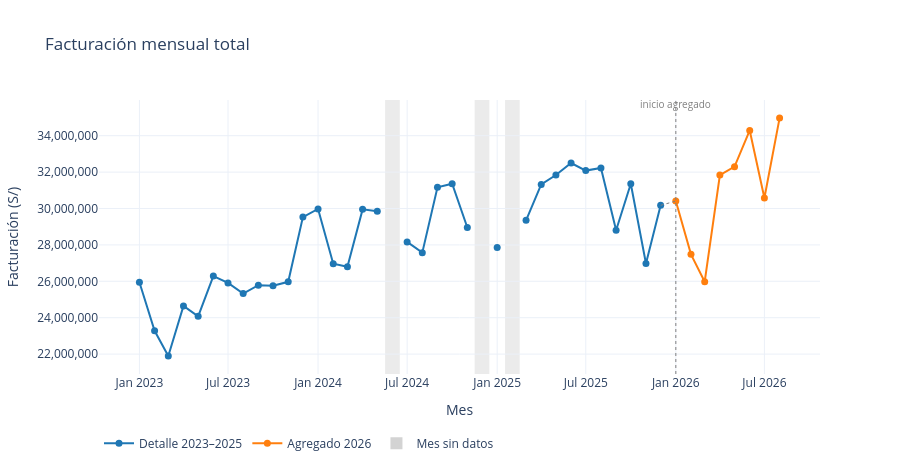

Here is the notebook cell this chart was saved with:
### Code cell
serie_mensual("fact", "Facturación mensual total", "Facturación (S/)", "Facturación S/").show()

### Figure 1 — Plotly figure (JSON) as saved in the notebook; plotly's stock layout.template omitted (floating-point values rounded to 4 significant figures)
{"data": [{"connectgaps": false, "hoverinfo": "text", "hovertext": ["<b>2023-01</b> (detalle)<br>Facturación S/: 25,946,259<br>Suministros: 336,736<br>Var. mensual: s/d<br>Var. interanual: s/d", "<b>2023-02</b> (detalle)<br>Facturación S/: 23,283,496<br>Suministros: 336,784<br>Var. mensual: -10.3%<br>Var. interanual: s/d", "<b>2023-03</b> (detalle)<br>Facturación S/: 21,899,917<br>Suministros: 336,988<br>Var. mensual: -5.9%<br>Var. interanual: s/d", "<b>2023-04</b> (detalle)<br>Facturación S/: 24,646,506<br>Suministros: 337,450<br>Var. mensual: +12.5%<br>Var. interanual: s/d", "<b>2023-05</b> (detalle)<br>Facturación S/: 24,075,024<br>Suministros: 338,474<br>Var. mensual: -2.3%<br>Var. interanual: s/d", "<b>2023-06</b> (detalle)<br>Facturación S/: 26,287,283<br>Suministros: 339,871<br>Var. mensual: +9.2%<br>Var. interanual: s/d", "<b>2023-07</b> (detalle)<br>Facturación S/: 25,913,692<br>Suministros: 340,633<br>Var. mensual: -1.4%<br>Var. interanual: s/d", "<b>2023-08</b> (detalle)<br>Facturación S/: 25,327,934<br>Suministros: 341,198<br>Var. mensual: -2.3%<br>Var. interanual: s/d", "<b>2023-09</b> (detalle)<br>Facturación S/: 25,786,761<br>Suministros: 341,642<br>Var. mensual: +1.8%<br>Var. interanual: s/d", "<b>2023-10</b> (detalle)<br>Facturación S/: 25,752,567<br>Suministros: 342,269<br>Var. mensual: -0.1%<br>Var. interanual: s/d", "<b>2023-11</b> (detalle)<br>Facturación S/: 25,971,815<br>Suministros: 342,839<br>Var. mensual: +0.9%<br>Var. interanual: s/d", "<b>2023-12</b> (detalle)<br>Facturación S/: 29,530,142<br>Suministros: 343,082<br>Var. mensual: +13.7%<br>Var. interanual: s/d", "<b>2024-01</b> (detalle)<br>Facturación S/: 29,973,392<br>Suministros: 343,447<br>Var. mensual: +1.5%<br>Var. interanual: +15.5%", "<b>2024-02</b> (detalle)<br>Facturación S/: 26,969,061<br>Suministros: 344,103<br>Var. mensual: -10.0%<br>Var. interanual: +15.8%", "<b>2024-03</b> (detalle)<br>Facturación S/: 26,801,228<br>Suministros: 344,496<br>Var. mensual: -0.6%<br>Var. interanual: +22.4%", "<b>2024-04</b> (detalle)<br>Facturación S/: 29,952,584<br>Suministros: 345,299<br>Var. mensual: +11.8%<br>Var. interanual: +21.5%", "<b>2024-05</b> (detalle)<br>Facturación S/: 29,847,298<br>Suministros: 345,207<br>Var. mensual: -0.4%<br>Var. interanual: +24.0%", "2024-06<br>SIN DATOS", "<b>2024-07</b> (detalle)<br>Facturación S/: 28,164,875<br>Suministros: 346,144<br>Var. mensual: s/d<br>Var. interanual: +8.7%", "<b>2024-08</b> (detalle)<br>Facturación S/: 27,575,257<br>Suministros: 346,807<br>Var. mensual: -2.1%<br>Var. interanual: +8.9%", "<b>2024-09</b> (detalle)<br>Facturación S/: 31,169,010<br>Suministros: 349,490<br>Var. mensual: +13.0%<br>Var. interanual: +20.9%", "<b>2024-10</b> (detalle)<br>Facturación S/: 31,363,788<br>Suministros: 349,593<br>Var. mensual: +0.6%<br>Var. interanual: +21.8%", "<b>2024-11</b> (detalle)<br>Facturación S/: 28,956,627<br>Suministros: 349,854<br>Var. mensual: -7.7%<br>Var. interanual: +11.5%", "2024-12<br>SIN DATOS", "<b>2025-01</b> (detalle)<br>Facturación S/: 27,861,308<br>Suministros: 350,349<br>Var. mensual: s/d<br>Var. interanual: -7.0%", "2025-02<br>SIN DATOS", "<b>2025-03</b> (detalle)<br>Facturación S/: 29,349,038<br>Suministros: 351,342<br>Var. mensual: s/d<br>Var. interanual: +9.5%", "<b>2025-04</b> (detalle)<br>Facturación S/: 31,320,697<br>Suministros: 352,301<br>Var. mensual: +6.7%<br>Var. interanual: +4.6%", "<b>2025-05</b> (detalle)<br>Facturación S/: 31,838,474<br>Suministros: 353,204<br>Var. mensual: +1.7%<br>Var. interanual: +6.7%", "<b>2025-06</b> (detalle)<br>Facturación S/: 32,498,674<br>Suministros: 353,523<br>Var. mensual: +2.1%<br>Var. interanual: s/d", "<b>2025-07</b> (detalle)<br>Facturación S/: 32,083,260<br>Suministros: 354,038<br>Var. mensual: -1.3%<br>Var. interanual: +13.9%", "<b>2025-08</b> (detalle)<br>Facturación S/: 32,228,391<br>Suministros: 354,237<br>Var. mensual: +0.5%<br>Var. interanual: +16.9%", "<b>2025-09</b> (detalle)<br>Facturación S/: 28,804,238<br>Suministros: 355,145<br>Var. mensual: -10.6%<br>Var. interanual: -7.6%", "<b>2025-10</b> (detalle)<br>Facturación S/: 31,356,974<br>Suministros: 355,536<br>Var. mensual: +8.9%<br>Var. interanual: -0.0%", "<b>2025-11</b> (detalle)<br>Facturación S/: 26,975,505<br>Suministros: 355,637<br>Var. mensual: -14.0%<br>Var. interanual: -6.8%", "<b>2025-12</b> (detalle)<br>Facturación S/: 30,175,564<br>Suministros: 355,035<br>Var. mensual: +11.9%<br>Var. interanual: s/d", "<b>2026-01</b> (agregado)<br>Facturación S/: 30,408,007<br>Suministros: 355,341<br>Var. mensual: +0.8%<br>Var. interanual: +9.1%", "<b>2026-02</b> (agregado)<br>Facturación S/: 27,480,443<br>Suministros: 356,488<br>Var. mensual: -9.6%<br>Var. interanual: s/d", "<b>2026-03</b> (agregado)<br>Facturación S/: 25,977,439<br>Suministros: 357,497<br>Var. mensual: -5.5%<br>Var. interanual: -11.5%", "<b>2026-04</b> (agregado)<br>Facturación S/: 31,838,625<br>Suministros: 360,602<br>Var. mensual: +22.6%<br>Var. interanual: +1.7%", "<b>2026-05</b> (agregado)<br>Facturación S/: 32,298,954<br>Suministros: 364,219<br>Var. mensual: +1.4%<br>Var. interanual: +1.4%", "<b>2026-06</b> (agregado)<br>Facturación S/: 34,289,339<br>Suministros: 364,911<br>Var. mensual: +6.2%<br>Var. interanual: +5.5%", "<b>2026-07</b> (agregado)<br>Facturación S/: 30,580,035<br>Suministros: 365,881<br>Var. mensual: -10.8%<br>Var. interanual: -4.7%", "<b>2026-08</b> (agregado)<br>Facturación S/: 34,968,838<br>Suministros: 366,818<br>Var. mensual: +14.4%<br>Var. interanual: +8.5%"], "line": {"color": "#1f77b4", "width": 2}, "marker": {"size": 7}, "mode": "lines+markers", "name": "Detalle 2023–2025", "type": "scatter", "x": ["2023-01-01T00:00:00.000000", "2023-02-01T00:00:00.000000", "2023-03-01T00:00:00.000000", "2023-04-01T00:00:00.000000", "2023-05-01T00:00:00.000000", "2023-06-01T00:00:00.000000", "2023-07-01T00:00:00.000000", "2023-08-01T00:00:00.000000", "2023-09-01T00:00:00.000000", "2023-10-01T00:00:00.000000", "2023-11-01T00:00:00.000000", "2023-12-01T00:00:00.000000", "2024-01-01T00:00:00.000000", "2024-02-01T00:00:00.000000", "2024-03-01T00:00:00.000000", "2024-04-01T00:00:00.000000", "2024-05-01T00:00:00.000000", "2024-06-01T00:00:00.000000", "2024-07-01T00:00:00.000000", "2024-08-01T00:00:00.000000", "2024-09-01T00:00:00.000000", "2024-10-01T00:00:00.000000", "2024-11-01T00:00:00.000000", "2024-12-01T00:00:00.000000", "2025-01-01T00:00:00.000000", "2025-02-01T00:00:00.000000", "2025-03-01T00:00:00.000000", "2025-04-01T00:00:00.000000", "2025-05-01T00:00:00.000000", "2025-06-01T00:00:00.000000", "2025-07-01T00:00:00.000000", "2025-08-01T00:00:00.000000", "2025-09-01T00:00:00.000000", "2025-10-01T00:00:00.000000", "2025-11-01T00:00:00.000000", "2025-12-01T00:00:00.000000", "2026-01-01T00:00:00.000000", "2026-02-01T00:00:00.000000", "2026-03-01T00:00:00.000000", "2026-04-01T00:00:00.000000", "2026-05-01T00:00:00.000000", "2026-06-01T00:00:00.000000", "2026-07-01T00:00:00.000000", "2026-08-01T00:00:00.000000"], "y": [25950000.0, 23280000.0, 21900000.0, 24650000.0, 24080000.0, 26290000.0, 25910000.0, 25330000.0, 25790000.0, 25750000.0, 25970000.0, 29530000.0, 29970000.0, 26970000.0, 26800000.0, 29950000.0, 29850000.0, NaN, 28160000.0, 27580000.0, 31170000.0, 31360000.0, 28960000.0, NaN, 27860000.0, NaN, 29350000.0, 31320000.0, 31840000.0, 32500000.0, 32080000.0, 32230000.0, 28800000.0, 31360000.0, 26980000.0, 30180000.0, NaN, NaN, NaN, NaN, NaN, NaN, NaN, NaN]}, {"connectgaps": false, "hoverinfo": "text", "hovertext": ["<b>2023-01</b> (detalle)<br>Facturación S/: 25,946,259<br>Suministros: 336,736<br>Var. mensual: s/d<br>Var. interanual: s/d", "<b>2023-02</b> (detalle)<br>Facturación S/: 23,283,496<br>Suministros: 336,784<br>Var. mensual: -10.3%<br>Var. interanual: s/d", "<b>2023-03</b> (detalle)<br>Facturación S/: 21,899,917<br>Suministros: 336,988<br>Var. mensual: -5.9%<br>Var. interanual: s/d", "<b>2023-04</b> (detalle)<br>Facturación S/: 24,646,506<br>Suministros: 337,450<br>Var. mensual: +12.5%<br>Var. interanual: s/d", "<b>2023-05</b> (detalle)<br>Facturación S/: 24,075,024<br>Suministros: 338,474<br>Var. mensual: -2.3%<br>Var. interanual: s/d", "<b>2023-06</b> (detalle)<br>Facturación S/: 26,287,283<br>Suministros: 339,871<br>Var. mensual: +9.2%<br>Var. interanual: s/d", "<b>2023-07</b> (detalle)<br>Facturación S/: 25,913,692<br>Suministros: 340,633<br>Var. mensual: -1.4%<br>Var. interanual: s/d", "<b>2023-08</b> (detalle)<br>Facturación S/: 25,327,934<br>Suministros: 341,198<br>Var. mensual: -2.3%<br>Var. interanual: s/d", "<b>2023-09</b> (detalle)<br>Facturación S/: 25,786,761<br>Suministros: 341,642<br>Var. mensual: +1.8%<br>Var. interanual: s/d", "<b>2023-10</b> (detalle)<br>Facturación S/: 25,752,567<br>Suministros: 342,269<br>Var. mensual: -0.1%<br>Var. interanual: s/d", "<b>2023-11</b> (detalle)<br>Facturación S/: 25,971,815<br>Suministros: 342,839<br>Var. mensual: +0.9%<br>Var. interanual: s/d", "<b>2023-12</b> (detalle)<br>Facturación S/: 29,530,142<br>Suministros: 343,082<br>Var. mensual: +13.7%<br>Var. interanual: s/d", "<b>2024-01</b> (detalle)<br>Facturación S/: 29,973,392<br>Suministros: 343,447<br>Var. mensual: +1.5%<br>Var. interanual: +15.5%", "<b>2024-02</b> (detalle)<br>Facturación S/: 26,969,061<br>Suministros: 344,103<br>Var. mensual: -10.0%<br>Var. interanual: +15.8%", "<b>2024-03</b> (detalle)<br>Facturación S/: 26,801,228<br>Suministros: 344,496<br>Var. mensual: -0.6%<br>Var. interanual: +22.4%", "<b>2024-04</b> (detalle)<br>Facturación S/: 29,952,584<br>Suministros: 345,299<br>Var. mensual: +11.8%<br>Var. interanual: +21.5%", "<b>2024-05</b> (detalle)<br>Facturación S/: 29,847,298<br>Suministros: 345,207<br>Var. mensual: -0.4%<br>Var. interanual: +24.0%", "2024-06<br>SIN DATOS", "<b>2024-07</b> (detalle)<br>Facturación S/: 28,164,875<br>Suministros: 346,144<br>Var. mensual: s/d<br>Var. interanual: +8.7%", "<b>2024-08</b> (detalle)<br>Facturación S/: 27,575,257<br>Suministros: 346,807<br>Var. mensual: -2.1%<br>Var. interanual: +8.9%", "<b>2024-09</b> (detalle)<br>Facturación S/: 31,169,010<br>Suministros: 349,490<br>Var. mensual: +13.0%<br>Var. interanual: +20.9%", "<b>2024-10</b> (detalle)<br>Facturación S/: 31,363,788<br>Suministros: 349,593<br>Var. mensual: +0.6%<br>Var. interanual: +21.8%", "<b>2024-11</b> (detalle)<br>Facturación S/: 28,956,627<br>Suministros: 349,854<br>Var. mensual: -7.7%<br>Var. interanual: +11.5%", "2024-12<br>SIN DATOS", "<b>2025-01</b> (detalle)<br>Facturación S/: 27,861,308<br>Suministros: 350,349<br>Var. mensual: s/d<br>Var. interanual: -7.0%", "2025-02<br>SIN DATOS", "<b>2025-03</b> (detalle)<br>Facturación S/: 29,349,038<br>Suministros: 351,342<br>Var. mensual: s/d<br>Var. interanual: +9.5%", "<b>2025-04</b> (detalle)<br>Facturación S/: 31,320,697<br>Suministros: 352,301<br>Var. mensual: +6.7%<br>Var. interanual: +4.6%", "<b>2025-05</b> (detalle)<br>Facturación S/: 31,838,474<br>Suministros: 353,204<br>Var. mensual: +1.7%<br>Var. interanual: +6.7%", "<b>2025-06</b> (detalle)<br>Facturación S/: 32,498,674<br>Suministros: 353,523<br>Var. mensual: +2.1%<br>Var. interanual: s/d", "<b>2025-07</b> (detalle)<br>Facturación S/: 32,083,260<br>Suministros: 354,038<br>Var. mensual: -1.3%<br>Var. interanual: +13.9%", "<b>2025-08</b> (detalle)<br>Facturación S/: 32,228,391<br>Suministros: 354,237<br>Var. mensual: +0.5%<br>Var. interanual: +16.9%", "<b>2025-09</b> (detalle)<br>Facturación S/: 28,804,238<br>Suministros: 355,145<br>Var. mensual: -10.6%<br>Var. interanual: -7.6%", "<b>2025-10</b> (detalle)<br>Facturación S/: 31,356,974<br>Suministros: 355,536<br>Var. mensual: +8.9%<br>Var. interanual: -0.0%", "<b>2025-11</b> (detalle)<br>Facturación S/: 26,975,505<br>Suministros: 355,637<br>Var. mensual: -14.0%<br>Var. interanual: -6.8%", "<b>2025-12</b> (detalle)<br>Facturación S/: 30,175,564<br>Suministros: 355,035<br>Var. mensual: +11.9%<br>Var. interanual: s/d", "<b>2026-01</b> (agregado)<br>Facturación S/: 30,408,007<br>Suministros: 355,341<br>Var. mensual: +0.8%<br>Var. interanual: +9.1%", "<b>2026-02</b> (agregado)<br>Facturación S/: 27,480,443<br>Suministros: 356,488<br>Var. mensual: -9.6%<br>Var. interanual: s/d", "<b>2026-03</b> (agregado)<br>Facturación S/: 25,977,439<br>Suministros: 357,497<br>Var. mensual: -5.5%<br>Var. interanual: -11.5%", "<b>2026-04</b> (agregado)<br>Facturación S/: 31,838,625<br>Suministros: 360,602<br>Var. mensual: +22.6%<br>Var. interanual: +1.7%", "<b>2026-05</b> (agregado)<br>Facturación S/: 32,298,954<br>Suministros: 364,219<br>Var. mensual: +1.4%<br>Var. interanual: +1.4%", "<b>2026-06</b> (agregado)<br>Facturación S/: 34,289,339<br>Suministros: 364,911<br>Var. mensual: +6.2%<br>Var. interanual: +5.5%", "<b>2026-07</b> (agregado)<br>Facturación S/: 30,580,035<br>Suministros: 365,881<br>Var. mensual: -10.8%<br>Var. interanual: -4.7%", "<b>2026-08</b> (agregado)<br>Facturación S/: 34,968,838<br>Suministros: 366,818<br>Var. mensual: +14.4%<br>Var. interanual: +8.5%"], "line": {"color": "#ff7f0e", "width": 2}, "marker": {"size": 7}, "mode": "lines+markers", "name": "Agregado 2026", "type": "scatter", "x": ["2023-01-01T00:00:00.000000", "2023-02-01T00:00:00.000000", "2023-03-01T00:00:00.000000", "2023-04-01T00:00:00.000000", "2023-05-01T00:00:00.000000", "2023-06-01T00:00:00.000000", "2023-07-01T00:00:00.000000", "2023-08-01T00:00:00.000000", "2023-09-01T00:00:00.000000", "2023-10-01T00:00:00.000000", "2023-11-01T00:00:00.000000", "2023-12-01T00:00:00.000000", "2024-01-01T00:00:00.000000", "2024-02-01T00:00:00.000000", "2024-03-01T00:00:00.000000", "2024-04-01T00:00:00.000000", "2024-05-01T00:00:00.000000", "2024-06-01T00:00:00.000000", "2024-07-01T00:00:00.000000", "2024-08-01T00:00:00.000000", "2024-09-01T00:00:00.000000", "2024-10-01T00:00:00.000000", "2024-11-01T00:00:00.000000", "2024-12-01T00:00:00.000000", "2025-01-01T00:00:00.000000", "2025-02-01T00:00:00.000000", "2025-03-01T00:00:00.000000", "2025-04-01T00:00:00.000000", "2025-05-01T00:00:00.000000", "2025-06-01T00:00:00.000000", "2025-07-01T00:00:00.000000", "2025-08-01T00:00:00.000000", "2025-09-01T00:00:00.000000", "2025-10-01T00:00:00.000000", "2025-11-01T00:00:00.000000", "2025-12-01T00:00:00.000000", "2026-01-01T00:00:00.000000", "2026-02-01T00:00:00.000000", "2026-03-01T00:00:00.000000", "2026-04-01T00:00:00.000000", "2026-05-01T00:00:00.000000", "2026-06-01T00:00:00.000000", "2026-07-01T00:00:00.000000", "2026-08-01T00:00:00.000000"], "y": [NaN, NaN, NaN, NaN, NaN, NaN, NaN, NaN, NaN, NaN, NaN, NaN, NaN, NaN, NaN, NaN, NaN, NaN, NaN, NaN, NaN, NaN, NaN, NaN, NaN, NaN, NaN, NaN, NaN, NaN, NaN, NaN, NaN, NaN, NaN, NaN, 30410000.0, 27480000.0, 25980000.0, 31840000.0, 32300000.0, 34290000.0, 30580000.0, 34970000.0]}, {"hoverinfo": "skip", "line": {"color": "gray", "dash": "dot", "width": 1}, "mode": "lines", "showlegend": false, "type": "scatter", "x": ["2025-12-01T00:00:00", "2026-01-01T00:00:00"], "y": [30180000.0, 30408007]}, {"marker": {"color": "lightgray", "size": 12, "symbol": "square"}, "mode": "markers", "name": "Mes sin datos", "type": "scatter", "x": [null], "y": [null]}], "layout": {"annotations": [{"font": {"color": "gray", "size": 10}, "showarrow": false, "text": "inicio agregado", "x": "2026-01-01T00:00:00", "xref": "x", "y": 1.02, "yref": "paper"}], "height": 470, "hovermode": "closest", "legend": {"orientation": "h", "y": -0.2}, "shapes": [{"line": {"color": "gray", "dash": "dot", "width": 1}, "type": "line", "x0": "2026-01-01T00:00:00", "x1": "2026-01-01T00:00:00", "xref": "x", "y0": 0, "y1": 1, "yref": "paper"}, {"fillcolor": "lightgray", "layer": "below", "line": {"width": 0}, "opacity": 0.45, "type": "rect", "x0": "2024-05-17T00:00:00", "x1": "2024-06-16T00:00:00", "xref": "x", "y0": 0, "y1": 1, "yref": "y domain"}, {"fillcolor": "lightgray", "layer": "below", "line": {"width": 0}, "opacity": 0.45, "type": "rect", "x0": "2024-11-16T00:00:00", "x1": "2024-12-16T00:00:00", "xref": "x", "y0": 0, "y1": 1, "yref": "y domain"}, {"fillcolor": "lightgray", "layer": "below", "line": {"width": 0}, "opacity": 0.45, "type": "rect", "x0": "2025-01-17T00:00:00", "x1": "2025-02-16T00:00:00", "xref": "x", "y0": 0, "y1": 1, "yref": "y domain"}], "title": {"text": "Facturación mensual total"}, "xaxis": {"title": {"text": "Mes"}}, "yaxis": {"tickformat": ",.0f", "title": {"text": "Facturación (S/)"}}}}
